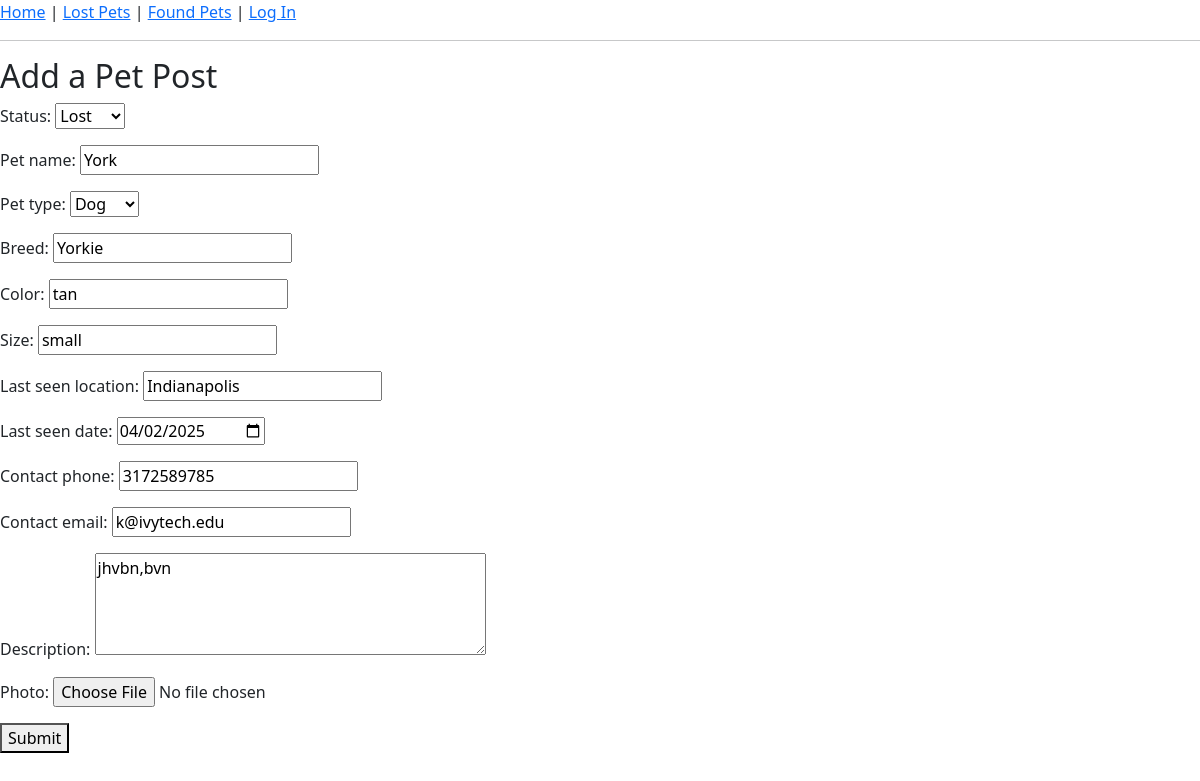
The app's page /post/1/edit/ with its own data.
### listings/models.py (models this page shows, shortened)
class PetPost(models.Model):
    PET_TYPE_CHOICES = [
        ('dog', 'Dog'),
        ('cat', 'Cat'),
        ('bird', 'Bird'),
        ('other', 'Other'),
    ]
    STATUS_CHOICES = [
        ('lost', 'Lost'),
        ('found', 'Found'),
    ]
    author = models.ForeignKey(settings.AUTH_USER_MODEL, on_delete=models.CASCADE)
    status = models.CharField(max_length=5, choices=STATUS_CHOICES)
    pet_name = models.CharField(max_length=100, blank=True)
    pet_type = models.CharField(max_length=10, choices=PET_TYPE_CHOICES)
    breed = models.CharField(max_length=100, blank=True)
    color = models.CharField(max_length=100)
    size = models.CharField(max_length=20, blank=True)
    last_seen_location = models.CharField(max_length=200)
    last_seen_date = models.DateField()
    contact_phone = models.CharField(
        max_length=15,
        validators=[
            MinLengthValidator(10),
            RegexValidator(regex=r'^\+?\d{10,15}$', message="Enter a valid phone number.")
        ]
    )
    contact_email = models.EmailField()
    description = models.TextField()
    photo = models.ImageField(upload_to='pet_photos/', blank=True, null=True)
    created_date = models.DateTimeField(default=timezone.now)
    published_date = models.DateTimeField(blank=True, null=True)
    is_resolved = models.BooleanField(default=False)
    class Meta:
        ordering = ['-created_date']
        verbose_name = "Pet Post"
        verbose_name_plural = "Pet Posts"

### listings/views.py (the view)
# urls.py: path('post/<int:pk>/edit/', PetPostUpdateView.as_view(), name='pet_update'),
class PetPostUpdateView(UpdateView):
    model = PetPost
    form_class = PetPostForm
    template_name = 'listings/pet_form.html'
    success_url = reverse_lazy('pet-list')

### listings/forms.py
class PetPostForm(forms.ModelForm):
    class Meta:
        model = PetPost
        fields = [
            'status', 'pet_name', 'pet_type', 'breed', 'color', 'size',
            'last_seen_location', 'last_seen_date', 'contact_phone',
            'contact_email', 'description', 'photo'
        ]
        widgets = {
            'last_seen_date': forms.DateInput(attrs={'type': 'date'}),
            'description': forms.Textarea(attrs={'rows': 4}),
        }

### listings/templates/listings/pet_form.html (shortened to what this page needs)
{% extends "listings/base.html" %}
{% block content %}
  <h2>Add a Pet Post</h2>
  <form method="POST" enctype="multipart/form-data">
    {{ form.as_p }}
    <button type="submit">Submit</button>
  </form>
{% endblock %}

### records on screen
PetPost: status "Lost", pet_name "York", pet_type "Dog", breed "Yorkie", color "tan", size "small", last_seen_location "Indianapolis", last_seen_date "04/02/2025", contact_phone "3172589785", contact_email "k@ivytech.edu", description "jhvbn,bvn"
